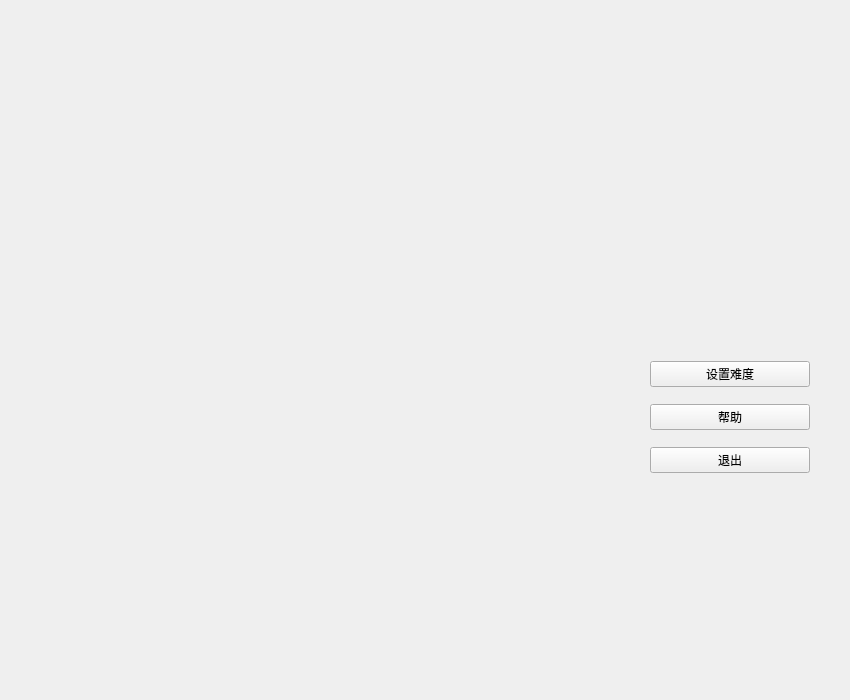
<?xml version="1.0" encoding="UTF-8"?>
<ui version="4.0">
 <class>welcome</class>
 <widget class="QWidget" name="welcome">
  <property name="geometry">
   <rect>
    <x>0</x>
    <y>0</y>
    <width>850</width>
    <height>700</height>
   </rect>
  </property>
  <property name="windowTitle">
   <string>Form</string>
  </property>
  <property name="styleSheet">
   <string notr="true">#setlevel{
border-image:url(&quot;qrc:/images/images/welcome.jpg&quot;)
}</string>
  </property>
  <widget class="QWidget" name="verticalLayoutWidget">
   <property name="geometry">
    <rect>
     <x>650</x>
     <y>350</y>
     <width>160</width>
     <height>135</height>
    </rect>
   </property>
   <layout class="QVBoxLayout" name="verticalLayout">
    <item>
     <widget class="QPushButton" name="btnSetlevel">
      <property name="text">
       <string>设置难度</string>
      </property>
     </widget>
    </item>
    <item>
     <widget class="QPushButton" name="pushButton_2">
      <property name="text">
       <string>帮助</string>
      </property>
     </widget>
    </item>
    <item>
     <widget class="QPushButton" name="pushButton_4">
      <property name="text">
       <string>退出</string>
      </property>
     </widget>
    </item>
   </layout>
  </widget>
 </widget>
 <resources/>
 <connections/>
</ui>
